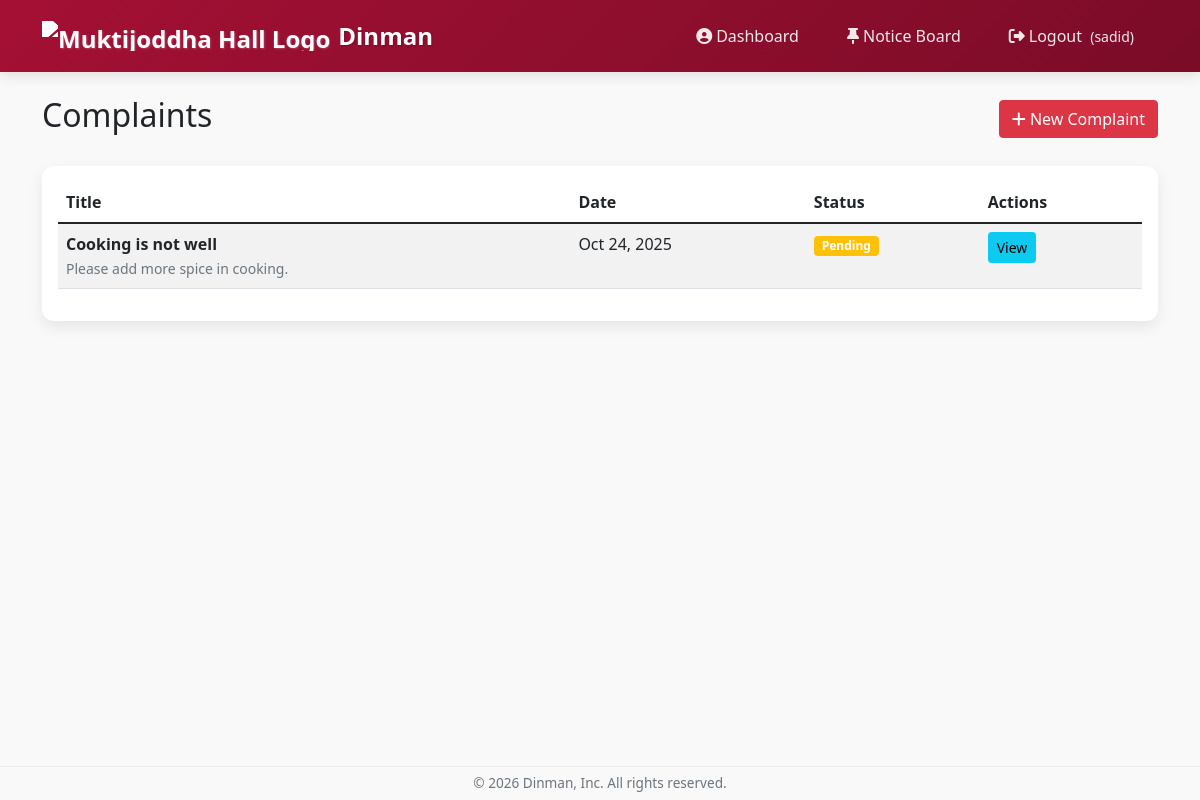
/complaints/ (signed in), run on an earlier commit of the app's database.
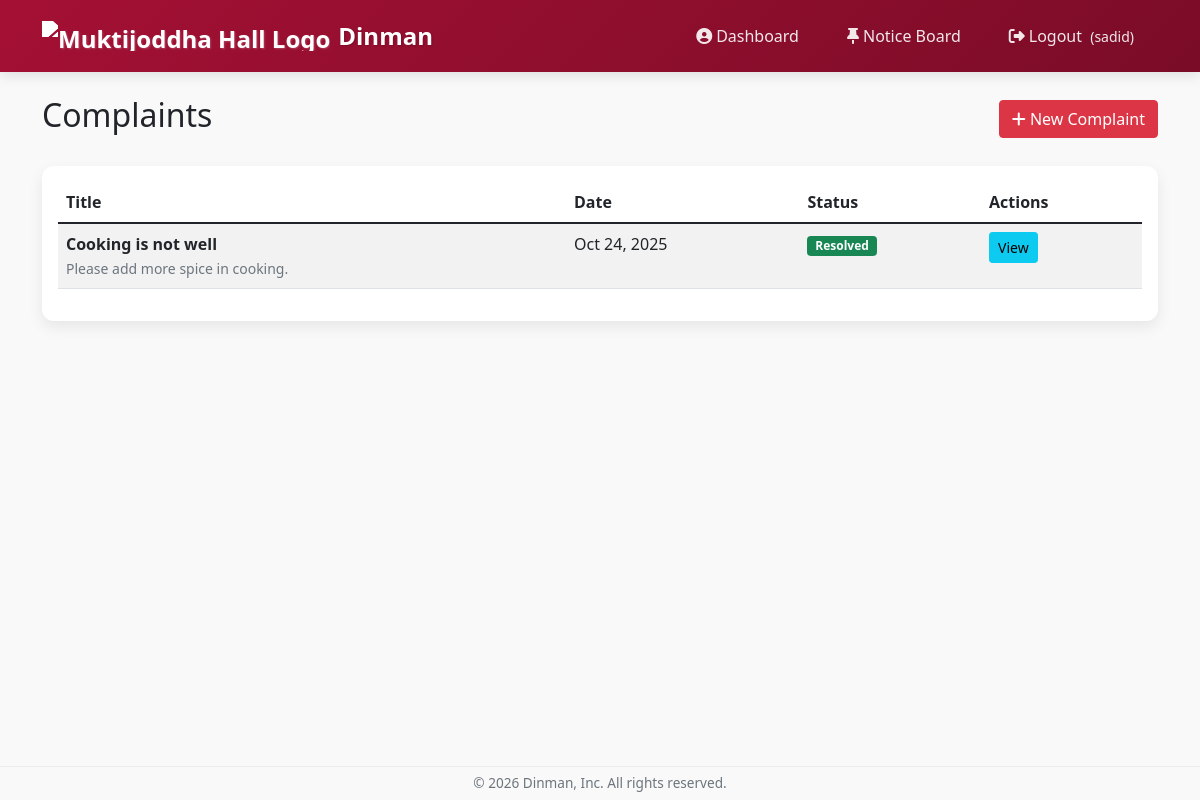
And on a later commit of the database.
### dining/models.py (models this page shows, shortened)
class Complaint(models.Model):
    user = models.ForeignKey(User, on_delete=models.CASCADE)
    title = models.CharField(max_length=200)
    description = models.TextField()
    created_at = models.DateTimeField(auto_now_add=True)
    status = models.CharField(max_length=20, choices=[
        ('pending', 'Pending'),
        ('resolved', 'Resolved'),
        ('rejected', 'Rejected')
    ], default='pending')
    response = models.TextField(blank=True)
    class Meta:
        verbose_name = "Complaint"
        verbose_name_plural = "Complaints"
        ordering = ['-created_at']

### dining/views.py (the view)
# urls.py: path('complaints/', views.complaint_list, name='complaint_list'),
@login_required
def complaint_list(request):
    if request.user.userprofile.is_dining_manager:
        complaints = Complaint.objects.all().order_by('-created_at')
    else:
        complaints = Complaint.objects.filter(user=request.user).order_by('-created_at')
    return render(request, 'dining/complaint_list.html', {'complaints': complaints})

### dining/templates/dining/complaint_list.html (shortened to what this page needs)
{% extends 'base.html' %}
{% block content %}
<div class="container mt-4">
    <div class="d-flex justify-content-between align-items-center mb-4">
        <h2>Complaints</h2>
        {% if not user.userprofile.is_dining_manager %}
        <a href="{% url 'create_complaint' %}" class="btn btn-danger">
            <i class="fas fa-plus"></i> New Complaint
        </a>
        {% endif %}
    </div>
    {% if complaints %}
    <div class="card">
        <div class="card-body">
            <div class="table-responsive">
                <table class="table table-striped">
                    <thead>
                        <tr>
                            <th>Title</th>
                            <th>Date</th>
                            <th>Status</th>
                            <th>Actions</th>
                        </tr>
                    </thead>
                    <tbody>
                        {% for complaint in complaints %}
                        <tr data-complaint-id="{{ complaint.id }}">
                            <td>
                                <strong class="complaint-title">{{ complaint.title }}</strong>
                                <br>
                                <small class="text-muted complaint-description">{{ complaint.description|truncatewords:10 }}</small>
                            </td>
                            <td class="complaint-date">{{ complaint.created_at|date:"M d, Y" }}</td>
                            <td>
                                <span class="badge complaint-status
                                    {% if complaint.status == 'pending' %}bg-warning
                                    {% elif complaint.status == 'resolved' %}bg-success
                                    {% else %}bg-danger{% endif %}">
                                    {{ complaint.status|title }}
                                </span>
                            </td>
                            <td>
                                <button type="button" class="btn btn-info btn-sm view-complaint-btn"
                                        data-complaint-id="{{ complaint.id }}">
                                    View
                                </button>
                            </td>
                        </tr>
                        {% endfor %}
                    </tbody>
                </table>
            </div>
        </div>
    </div>
    {% endif %}
</div>
{% endblock %}

What changed in the data, as far as the page shows it:
changed Complaint "Cooking is not well": status "Pending" → "Resolved"
